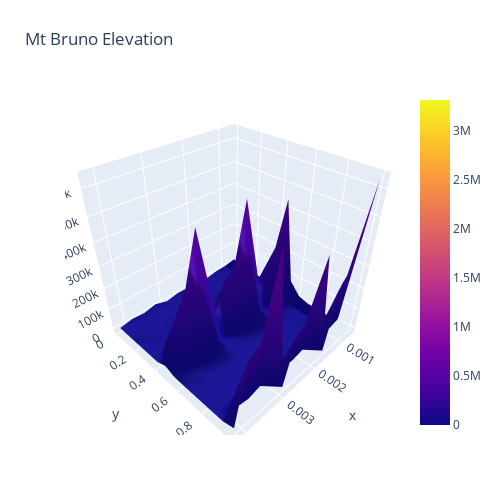

This figure's notebook cell:
### Code cell
import plotly.graph_objects as go
import pandas as pd
import numpy as np
# Read data from a csv
z_data = pd.read_csv('2008_2016_US_County_Level_Presidential_Results.csv')
z = z_data.values
sh_0, sh_1 = z.shape
x, y = np.linspace(0, 1, sh_0), np.linspace(0, 1, sh_1)
fig = go.Figure(data=[go.Surface(z=z, x=x, y=y)])
fig.update_layout(title='Mt Bruno Elevation', autosize=False,
                  width=500, height=500,
                  margin=dict(l=65, r=50, b=65, t=90))
fig.show()

### Figure 1 — Plotly figure (JSON) as saved in the notebook; plotly's stock layout.template omitted (floating-point values rounded to 4 significant figures; data arrays with more than 128 entries replaced by an {"elided": "..."} marker saying what was removed)
{"data": [{"type": "surface", "x": {"elided": "3112 float values"}, "y": [0, 0.07692, 0.1538, 0.2308, 0.3077, 0.3846, 0.4615, 0.5385, 0.6154, 0.6923, 0.7692, 0.8462, 0.9231, 1], "z": {"elided": "3112x14 mixed values"}}], "layout": {"autosize": false, "height": 500, "margin": {"b": 65, "l": 65, "r": 50, "t": 90}, "title": {"text": "Mt Bruno Elevation"}, "width": 500}}
